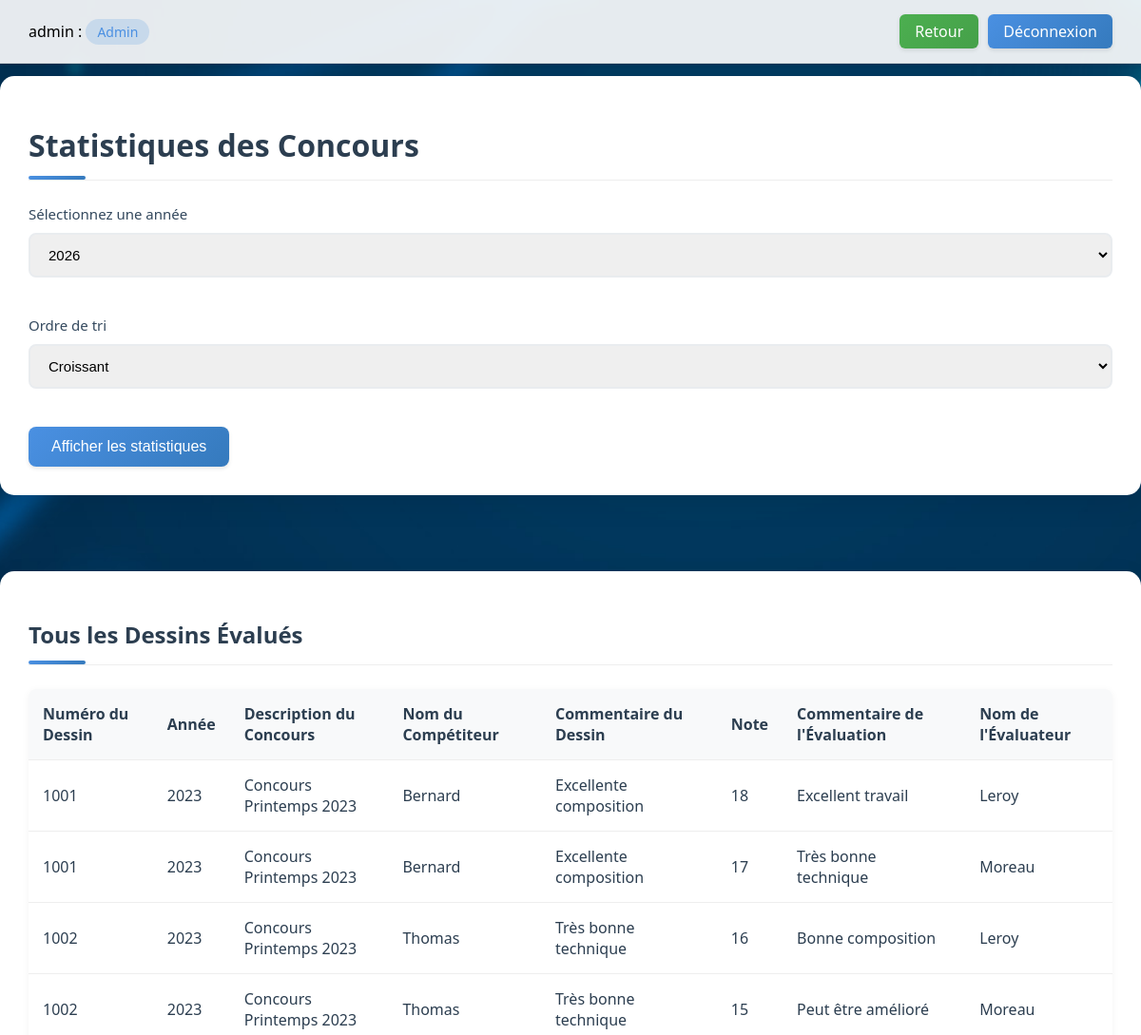
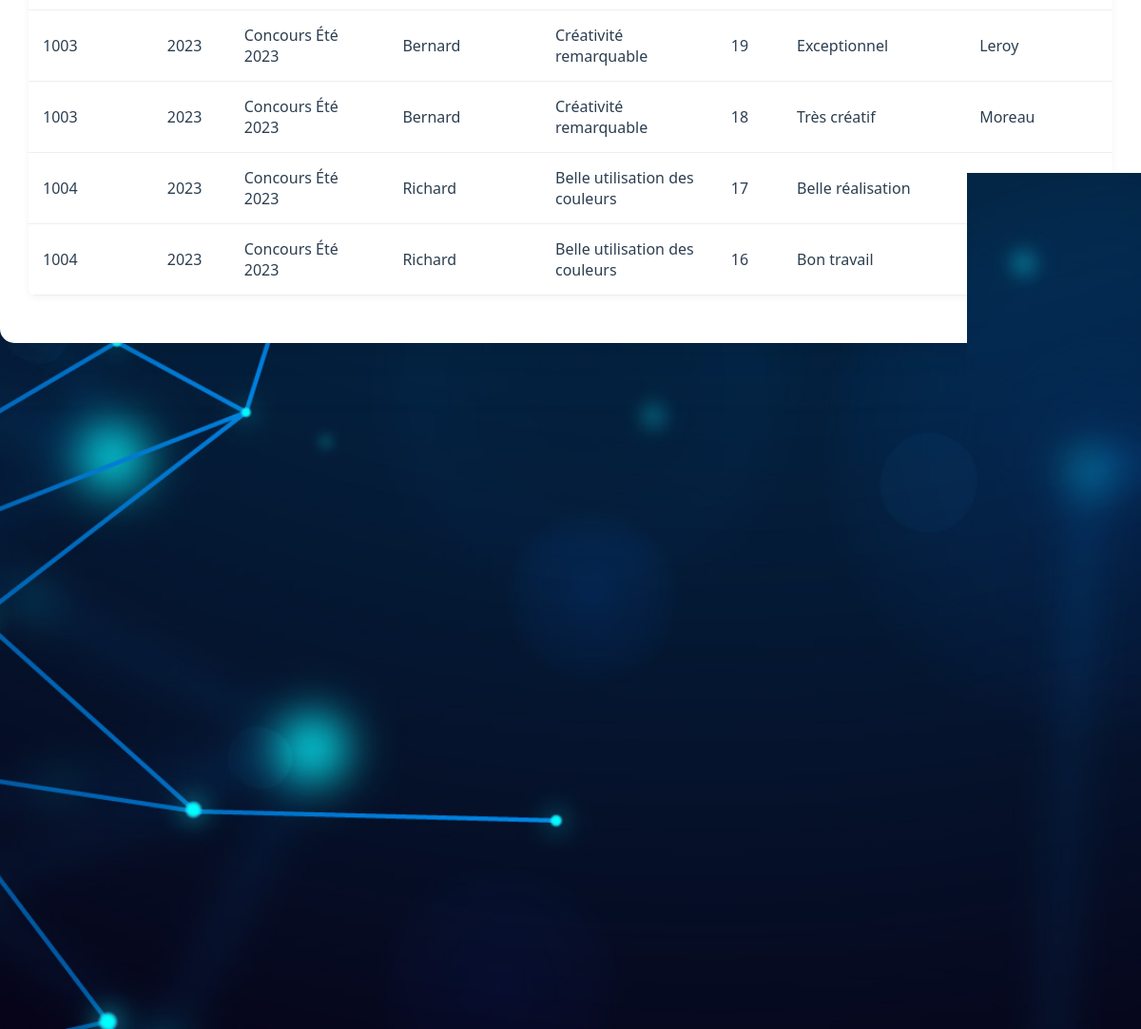
Page /pages/admin/statistics.php (signed in) on the committed database (2 pictures, top to bottom).
### tables this page shows
CREATE TABLE Evaluation (
    numDessin INT NOT NULL,
    numEvaluateur INT NOT NULL,
    dateEvaluation DATE NOT NULL,
    note INT NOT NULL CHECK (note >= 0 AND note <= 20),
    commentaire TEXT,
    PRIMARY KEY (numDessin, numEvaluateur),
    FOREIGN KEY (numDessin) REFERENCES Dessin (numDessin),
    FOREIGN KEY (numEvaluateur) REFERENCES Evaluateur (numEvaluateur)
);

CREATE TABLE Dessin (
    numDessin INT PRIMARY KEY AUTO_INCREMENT,
    numCompetiteur INT NOT NULL,
    numConcours INT NOT NULL,
    classement INT,
    commentaire TEXT,
    dateRemise DATE NOT NULL,
    leDessin VARCHAR(255) NOT NULL,
    FOREIGN KEY (numCompetiteur) REFERENCES Competiteur (numCompetiteur),
    FOREIGN KEY (numConcours) REFERENCES Concours (numConcours)
);

CREATE TABLE Concours (
    numConcours INT PRIMARY KEY,
    numPresident INT NOT NULL,
    theme VARCHAR(100) NOT NULL,
    dateDeb DATE NOT NULL,
    dateFin DATE NOT NULL,
    etat ENUM('pas commence', 'en cours', 'attente', 'resultat', 'evalue') NOT NULL,
    nbClub INT NOT NULL CHECK (nbClub >= 6),
    nbParticipant INT,
    descriptif TEXT NOT NULL,
    saison ENUM('printemps', 'ete', 'automne', 'hiver') NOT NULL,
    annee INT NOT NULL,
    FOREIGN KEY (numPresident) REFERENCES President (numPresident),
    UNIQUE(saison, annee),
    CHECK (dateFin > dateDeb)
);

CREATE TABLE Utilisateur (
    numUtilisateur INT PRIMARY KEY,
    numClub INT NOT NULL,
    nom VARCHAR(50) NOT NULL,
    prenom VARCHAR(50) NOT NULL,
    age INT NOT NULL,
    adresse VARCHAR(255) NOT NULL,
    login VARCHAR(50) NOT NULL UNIQUE,
    mdp VARCHAR(60) NOT NULL,
    FOREIGN KEY (numClub) REFERENCES Club (numClub)
);

### src/pages/admin/statistics.php (the view, shortened to what this page needs)
<?php
$db = Database::getInstance();
$conn = $db->getConnection();
$selectedYear = null;
$order = isset($_POST['order']) ? $_POST['order'] : 'ASC';
$stmt = $conn->prepare("SELECT DISTINCT YEAR(dateDeb) as year FROM Concours ORDER BY year DESC");
$stmt->execute();
$years = $stmt->fetchAll();
$stmt = $conn->prepare("
    SELECT d.numDessin, YEAR(co.dateDeb) as year, co.descriptif, u.nom as competiteur, d.commentaire as dessin_comment, e.note, e.commentaire as evaluation_comment, eval.nom as evaluateur
    FROM Evaluation e
    JOIN Dessin d ON e.numDessin = d.numDessin
    JOIN Utilisateur u ON d.numCompetiteur = u.numUtilisateur
    JOIN Concours co ON d.numConcours = co.numConcours
    JOIN Utilisateur eval ON e.numEvaluateur = eval.numUtilisateur
");
$stmt->execute();
$allEvaluatedDrawings = $stmt->fetchAll();
$stmt = $conn->prepare("
    SELECT u.nom, u.prenom, u.age
    FROM Utilisateur u
    JOIN CompetiteurParticipe cp ON u.numUtilisateur = cp.numCompetiteur
    GROUP BY u.numUtilisateur
    HAVING COUNT(DISTINCT cp.numConcours) = (SELECT COUNT(*) FROM Concours)
    ORDER BY u.age " . $order);
$stmt->execute();
$allContestParticipants = $stmt->fetchAll();
$stmt = $conn->prepare("
    SELECT
        c.region,
        ROUND(AVG(e.note), 2) as moyenne_notes
    FROM Evaluation e
    JOIN Dessin d ON e.numDessin = d.numDessin
    JOIN Utilisateur u ON d.numCompetiteur = u.numUtilisateur
    JOIN Club c ON u.numClub = c.numClub
    GROUP BY c.region
    HAVING moyenne_notes = (
        SELECT ROUND(AVG(e2.note), 2)
        FROM Evaluation e2
        JOIN Dessin d2 ON e2.numDessin = d2.numDessin
        JOIN Utilisateur u2 ON d2.numCompetiteur = u2.numUtilisateur
        JOIN Club c2 ON u2.numClub = c2.numClub
        GROUP BY c2.region
        ORDER BY AVG(e2.note) DESC
        LIMIT 1
    )
");
$stmt->execute();
$bestRegion = $stmt->fetch();
        ?>
<!DOCTYPE html>
<html lang="fr">
<head>
    <link rel="stylesheet" href="../../assets/css/statistics.css">
</head>
<body>
    <div class="status-bar">
        <div class="status">
            <?php echo htmlspecialchars($_SESSION['login']); ?> :
            <span class="role-badge"><?php echo ucfirst(htmlspecialchars($_SESSION['role'])); ?></span>
        </div>
        <div class="nav-buttons">
            <a href="admin.php" class="btn-stats">Retour</a>
            <a href="?logout=true" class="btn-logout">Déconnexion</a>
        </div>
    </div>
    <div class="container">
        <h1>Statistiques des Concours</h1>
        <form method="POST">
            <div class="form-group">
                <label for="year">Sélectionnez une année</label>
                <select name="year" id="year" required>
                    <?php foreach ($years as $year): ?>
                        <option value="<?php echo htmlspecialchars($year['year']); ?>" <?php echo ($selectedYear == $year['year']) ? 'selected' : ''; ?>>
                            <?php echo htmlspecialchars($year['year']); ?>
                        </option>
                    <?php endforeach; ?>
                </select>
            </div>
            <div class="form-group">
                <label for="order">Ordre de tri</label>
                <select name="order" id="order" required>
                    <option value="ASC" <?php echo ($order == 'ASC') ? 'selected' : ''; ?>>Croissant</option>
                </select>
            </div>
            <button type="submit" class="btn">Afficher les statistiques</button>
        </form>
    </div>
    <div class="container">
        <h2>Tous les Dessins Évalués</h2>
        <table>
            <thead>
                <tr>
                    <th>Numéro du Dessin</th>
                    <th>Année</th>
                    <th>Description du Concours</th>
                    <th>Nom du Compétiteur</th>
                    <th>Commentaire du Dessin</th>
                    <th>Note</th>
                    <th>Commentaire de l'Évaluation</th>
                    <th>Nom de l'Évaluateur</th>
                </tr>
            </thead>
            <tbody>
                <?php foreach ($allEvaluatedDrawings as $drawing): ?>
                    <tr>
                        <td><?php echo htmlspecialchars($drawing['numDessin']); ?></td>
                        <td><?php echo htmlspecialchars($drawing['year']); ?></td>
                        <td><?php echo htmlspecialchars($drawing['descriptif']); ?></td>
                        <td><?php echo htmlspecialchars($drawing['competiteur']); ?></td>
                        <td><?php echo htmlspecialchars($drawing['dessin_comment']); ?></td>
                        <td><?php echo htmlspecialchars($drawing['note']); ?></td>
                        <td><?php echo htmlspecialchars($drawing['evaluation_comment']); ?></td>
                        <td><?php echo htmlspecialchars($drawing['evaluateur']); ?></td>
                    </tr>
                <?php endforeach; ?>
            </tbody>
        </table>
    </div>
    <div class="container mt-4">
    <h3>Compétiteurs ayant participé à tous les concours</h3>
    <form method="POST" class="mb-3">
        <select name="order" class="form-select" onchange="this.form.submit()">
            <option value="ASC" <?php echo $order === 'ASC' ? 'selected' : ''; ?>>Âge croissant</option>
        </select>
    </form>
    <table class="table table-striped">
        <thead>
            <tr>
                <th>Nom</th>
                <th>Prénom</th>
                <th>Âge</th>
            </tr>
        </thead>
        <tbody>
            <?php if (!empty($allContestParticipants)): ?>
                <?php foreach ($allContestParticipants as $participant): ?>
                    <tr>
                        <td><?php echo htmlspecialchars($participant['nom']); ?></td>
                        <td><?php echo htmlspecialchars($participant['prenom']); ?></td>
                        <td><?php echo htmlspecialchars($participant['age']); ?></td>
                    </tr>
                <?php endforeach; ?>
            <?php else: ?>
                <tr>
                    <td colspan="3" class="text-center">Aucun compétiteur n'a participé à tous les concours</td>
                </tr>
            <?php endif; ?>
        </tbody>
    </table>
</div>
<div class="container mt-4">
    <h3>Région avec la meilleure moyenne des notes</h3>
    <div class="card">
        <div class="card-body">
            <?php if ($bestRegion): ?>
                <p class="mb-2">
                    <strong>Région :</strong> <?php echo htmlspecialchars($bestRegion['region']); ?>
                </p>
                <p class="mb-0">
                    <strong>Moyenne des notes :</strong> <?php echo htmlspecialchars($bestRegion['moyenne_notes']); ?>/20
                </p>
            <?php else: ?>
                <p class="text-center mb-0">Aucune donnée disponible</p>
            <?php endif; ?>
        </div>
    </div>
</div>
</body>
</html>

### src/assets/css/statistics.css (style rules this page uses)
body { background-image: url('../../images/font.jpg'); background-size: cover; background-position: center; background-attachment: fixed; min-height: 100vh; margin: 0; padding: 0; font-family: 'Segoe UI', system-ui, sans-serif; }
.container { width: 95%; max-width: 1200px; margin: 80px auto 20px; padding: 30px; background: white; border-radius: 15px; box-shadow: 0 10px 30px rgba(0, 0, 0, 0.08); color: #2c3e50; }
.status-bar { font-family: 'Segoe UI', system-ui, sans-serif; position: fixed; top: 0; left: 0; right: 0; z-index: 1000; display: flex; justify-content: space-between; align-items: center; padding: 15px 30px; background-color: rgba(255, 255, 255, 0.9); border-bottom: 1px solid rgba(0, 0, 0, 0.1); box-shadow: 0 2px 4px rgba(0, 0, 0, 0.1); }
.status-bar .nav-buttons { display: flex; gap: 10px; align-items: center; }
.status-bar .btn-stats, .status-bar .btn-logout { display: inline-flex; align-items: center; justify-content: center; height: 36px; padding: 0 16px; color: white; text-decoration: none; border-radius: 6px; transition: all 0.3s ease; font-weight: 500; box-shadow: 0 2px 4px rgba(0, 0, 0, 0.1); }
.status-bar .btn-stats { background: linear-gradient(135deg, #4CAF50 0%, #45a049 100%); }
.status-bar .btn-logout { background: linear-gradient(135deg, #4a90e2 0%, #357abd 100%); }
h1, h2 { color: #2c3e50; margin-bottom: 25px; padding-bottom: 15px; border-bottom: 1px solid #eee; position: relative; }
h1::after, h2::after { content: ''; position: absolute; bottom: 0; left: 0; width: 60px; height: 4px; background: linear-gradient(135deg, #4a90e2 0%, #357abd 100%); border-radius: 2px; }
.form-group { margin-bottom: 25px; }
.form-group label { display: block; margin-bottom: 10px; font-weight: 500; color: #34495e; font-size: 15px; }
.form-group select { width: 100%; padding: 12px 15px; border: 2px solid #e9ecef; border-radius: 8px; font-size: 15px; margin-bottom: 15px; transition: border-color 0.3s ease; }
.btn { padding: 12px 24px; background: linear-gradient(135deg, #4a90e2 0%, #357abd 100%); color: white; border: none; border-radius: 8px; font-size: 16px; font-weight: 500; cursor: pointer; transition: all 0.3s ease; box-shadow: 0 2px 4px rgba(0, 0, 0, 0.1); }
table { width: 100%; border-collapse: collapse; margin: 20px 0; background: white; border-radius: 8px; overflow: hidden; box-shadow: 0 2px 8px rgba(0, 0, 0, 0.05); }
th, td { padding: 15px; text-align: left; border-bottom: 1px solid #eee; }
th { background-color: #f8f9fa; font-weight: 600; color: #2c3e50; }
.role-badge { display: inline-block; background-color: rgba(74, 144, 226, 0.2); color: #4a90e2; padding: 4px 12px; border-radius: 15px; font-size: 14px; font-weight: 500; }

### rows in the picture
evaluation: numDessin.numDessin "1001", year "2023", concours.descriptif "Concours Printemps 2023", utilisateur.nom "Bernard", numDessin.commentaire "Excellente composition", note "18", commentaire "Excellent travail", utilisateur.nom "Leroy"
evaluation: numDessin.numDessin "1001", year "2023", concours.descriptif "Concours Printemps 2023", utilisateur.nom "Bernard", numDessin.commentaire "Excellente composition", note "17", commentaire "Très bonne technique", utilisateur.nom "Moreau"
evaluation: numDessin.numDessin "1002", year "2023", concours.descriptif "Concours Printemps 2023", utilisateur.nom "Thomas", numDessin.commentaire "Très bonne technique", note "16", commentaire "Bonne composition", utilisateur.nom "Leroy"
evaluation: numDessin.numDessin "1002", year "2023", concours.descriptif "Concours Printemps 2023", utilisateur.nom "Thomas", numDessin.commentaire "Très bonne technique", note "15", commentaire "Peut être amélioré", utilisateur.nom "Moreau"
evaluation: numDessin.numDessin "1003", year "2023", concours.descriptif "Concours Été 2023", utilisateur.nom "Bernard", numDessin.commentaire "Créativité remarquable", note "19", commentaire "Exceptionnel", utilisateur.nom "Leroy"
evaluation: numDessin.numDessin "1003", year "2023", concours.descriptif "Concours Été 2023", utilisateur.nom "Bernard", numDessin.commentaire "Créativité remarquable", note "18", commentaire "Très créatif", utilisateur.nom "Moreau"
evaluation: numDessin.numDessin "1004", year "2023", concours.descriptif "Concours Été 2023", utilisateur.nom "Richard", numDessin.commentaire "Belle utilisation des couleurs", note "17", commentaire "Belle réalisation"
evaluation: numDessin.numDessin "1004", year "2023", concours.descriptif "Concours Été 2023", utilisateur.nom "Richard", numDessin.commentaire "Belle utilisation des couleurs", note "16", commentaire "Bon travail", utilisateur.nom "Moreau"

### other values in the picture
$_SESSION['login'] "admin"
$_SESSION['role'] "Admin"
$participant['nom'] "Richard"
form field year "2026"
